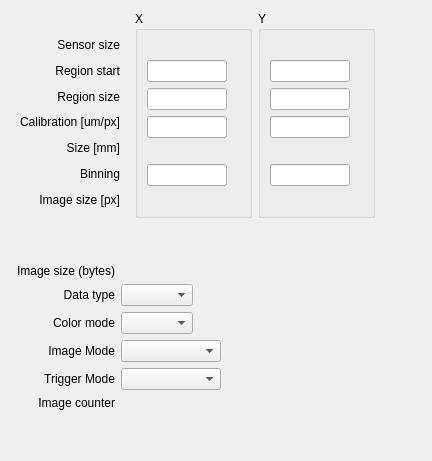
      <widget class="QWidget" name="Readout">
       <attribute name="title">
        <string>Readout</string>
       </attribute>
       <layout class="QGridLayout" name="gridLayout_19">
        <item row="0" column="0" colspan="2">
         <layout class="QGridLayout" name="gridLayout_5">
          <item row="0" column="2">
           <widget class="QGroupBox" name="groupBox_Y">
            <property name="title">
             <string>Y</string>
            </property>
            <layout class="QGridLayout" name="gridLayout_10">
             <item row="2" column="0">
              <widget class="QELineEdit" name="qelineedit_3">
               <property name="sizePolicy">
                <sizepolicy hsizetype="Fixed" vsizetype="Fixed">
                 <horstretch>0</horstretch>
                 <verstretch>0</verstretch>
                </sizepolicy>
               </property>
               <property name="maximumSize">
                <size>
                 <width>80</width>
                 <height>16777215</height>
                </size>
               </property>
               <property name="variable" stdset="0">
                <string>$(P):cam1:MinY</string>
               </property>
               <property name="variableSubstitutions" stdset="0">
                <string>P=13PS7</string>
               </property>
              </widget>
             </item>
             <item row="2" column="1">
              <widget class="QELabel" name="qelabel_15">
               <property name="variable" stdset="0">
                <string>$(P):cam1:MinY_RBV</string>
               </property>
               <property name="variableSubstitutions" stdset="0">
                <string>P=13PS7</string>
               </property>
              </widget>
             </item>
             <item row="3" column="0">
              <widget class="QELineEdit" name="qelineedit_5">
               <property name="maximumSize">
                <size>
                 <width>80</width>
                 <height>16777215</height>
                </size>
               </property>
               <property name="variable" stdset="0">
                <string>$(P):cam1:SizeY</string>
               </property>
               <property name="variableSubstitutions" stdset="0">
                <string>P=13PS7</string>
               </property>
              </widget>
             </item>
             <item row="3" column="1">
              <widget class="QELabel" name="qelabel_17">
               <property name="variable" stdset="0">
                <string>$(P):cam1:SizeY_RBV</string>
               </property>
               <property name="variableSubstitutions" stdset="0">
                <string>P=13PS7</string>
               </property>
              </widget>
             </item>
             <item row="0" column="1">
              <widget class="QELabel" name="qelabel_12">
               <property name="variable" stdset="0">
                <string>$(P):cam1:MaxSizeY_RBV</string>
               </property>
               <property name="variableSubstitutions" stdset="0">
                <string>P=13PS7</string>
               </property>
              </widget>
             </item>
             <item row="7" column="1">
              <widget class="QELabel" name="qelabel_20">
               <property name="variable" stdset="0">
                <string>$(P):cam1:ArraySizeY_RBV</string>
               </property>
               <property name="variableSubstitutions" stdset="0">
                <string>P=13PS7</string>
               </property>
              </widget>
             </item>
             <item row="6" column="0">
              <widget class="QELineEdit" name="qelineedit_2">
               <property name="sizePolicy">
                <sizepolicy hsizetype="Fixed" vsizetype="Fixed">
                 <horstretch>0</horstretch>
                 <verstretch>0</verstretch>
                </sizepolicy>
               </property>
               <property name="maximumSize">
                <size>
                 <width>80</width>
                 <height>16777215</height>
                </size>
               </property>
               <property name="variable" stdset="0">
                <string>$(P):cam1:BinY</string>
               </property>
               <property name="variableSubstitutions" stdset="0">
                <string>P=13PS7</string>
               </property>
              </widget>
             </item>
             <item row="4" column="0">
              <widget class="QELineEdit" name="qelineedit_8">
               <property name="sizePolicy">
                <sizepolicy hsizetype="Fixed" vsizetype="Fixed">
                 <horstretch>0</horstretch>
                 <verstretch>0</verstretch>
                </sizepolicy>
               </property>
               <property name="maximumSize">
                <size>
                 <width>80</width>
                 <height>16777215</height>
                </size>
               </property>
               <property name="variable" stdset="0">
                <string>$(P):cam1:ResolutionY</string>
               </property>
               <property name="variableSubstitutions" stdset="0">
                <string>P=13PS7</string>
               </property>
               <property name="addUnits">
                <bool>false</bool>
               </property>
              </widget>
             </item>
             <item row="6" column="1">
              <widget class="QELabel" name="qelabel_14">
               <property name="variable" stdset="0">
                <string>$(P):cam1:BinY_RBV</string>
               </property>
               <property name="variableSubstitutions" stdset="0">
                <string>P=13PS7</string>
               </property>
              </widget>
             </item>
             <item row="5" column="0">
              <widget class="QELabel" name="qelabel_28">
               <property name="variable" stdset="0">
                <string>$(P):cam1:ScaledSizeY</string>
               </property>
               <property name="variableSubstitutions" stdset="0">
                <string>P=13PS7</string>
               </property>
               <property name="addUnits">
                <bool>false</bool>
               </property>
              </widget>
             </item>
            </layout>
           </widget>
          </item>
          <item row="0" column="1">
           <widget class="QGroupBox" name="groupBox_X">
            <property name="title">
             <string>X</string>
            </property>
            <layout class="QGridLayout" name="gridLayout_9">
             <item row="2" column="1">
              <widget class="QELabel" name="qelabel_16">
               <property name="variable" stdset="0">
                <string>$(P):cam1:MinX_RBV</string>
               </property>
               <property name="variableSubstitutions" stdset="0">
                <string>P=13PS7</string>
               </property>
              </widget>
             </item>
             <item row="3" column="1">
              <widget class="QELabel" name="qelabel_18">
               <property name="variable" stdset="0">
                <string>$(P):cam1:SizeX_RBV</string>
               </property>
               <property name="variableSubstitutions" stdset="0">
                <string>P=13PS7</string>
               </property>
              </widget>
             </item>
             <item row="3" column="0">
              <widget class="QELineEdit" name="qelineedit_6">
               <property name="sizePolicy">
                <sizepolicy hsizetype="Fixed" vsizetype="Fixed">
                 <horstretch>0</horstretch>
                 <verstretch>0</verstretch>
                </sizepolicy>
               </property>
               <property name="maximumSize">
                <size>
                 <width>80</width>
                 <height>16777215</height>
                </size>
               </property>
               <property name="variable" stdset="0">
                <string>$(P):cam1:SizeX</string>
               </property>
               <property name="variableSubstitutions" stdset="0">
                <string>P=13PS7</string>
               </property>
              </widget>
             </item>
             <item row="2" column="0">
              <widget class="QELineEdit" name="qelineedit_4">
               <property name="sizePolicy">
                <sizepolicy hsizetype="Fixed" vsizetype="Fixed">
                 <horstretch>0</horstretch>
                 <verstretch>0</verstretch>
                </sizepolicy>
               </property>
               <property name="maximumSize">
                <size>
                 <width>80</width>
                 <height>16777215</height>
                </size>
               </property>
               <property name="variable" stdset="0">
                <string>$(P):cam1:MinX</string>
               </property>
               <property name="variableSubstitutions" stdset="0">
                <string>P=13PS7</string>
               </property>
              </widget>
             </item>
             <item row="0" column="1">
              <widget class="QELabel" name="qelabel_11">
               <property name="variable" stdset="0">
                <string>$(P):cam1:MaxSizeX_RBV</string>
               </property>
               <property name="variableSubstitutions" stdset="0">
                <string>P=13PS7</string>
               </property>
              </widget>
             </item>
             <item row="6" column="0">
              <widget class="QELineEdit" name="qelineedit">
               <property name="sizePolicy">
                <sizepolicy hsizetype="Fixed" vsizetype="Fixed">
                 <horstretch>0</horstretch>
                 <verstretch>0</verstretch>
                </sizepolicy>
               </property>
               <property name="maximumSize">
                <size>
                 <width>80</width>
                 <height>16777215</height>
                </size>
               </property>
               <property name="variable" stdset="0">
                <string>$(P):cam1:BinX</string>
               </property>
               <property name="variableSubstitutions" stdset="0">
                <string>P=13PS7</string>
               </property>
              </widget>
             </item>
             <item row="7" column="1">
              <widget class="QELabel" name="qelabel_19">
               <property name="variable" stdset="0">
                <string>$(P):cam1:ArraySizeX_RBV</string>
               </property>
               <property name="variableSubstitutions" stdset="0">
                <string>P=13PS7</string>
               </property>
              </widget>
             </item>
             <item row="6" column="1">
              <widget class="QELabel" name="qelabel_13">
               <property name="variable" stdset="0">
                <string>$(P):cam1:BinX_RBV</string>
               </property>
               <property name="variableSubstitutions" stdset="0">
                <string>P=13PS7</string>
               </property>
              </widget>
             </item>
             <item row="4" column="0">
              <widget class="QELineEdit" name="qelineedit_7">
               <property name="sizePolicy">
                <sizepolicy hsizetype="Fixed" vsizetype="Fixed">
                 <horstretch>0</horstretch>
                 <verstretch>0</verstretch>
                </sizepolicy>
               </property>
               <property name="maximumSize">
                <size>
                 <width>80</width>
                 <height>16777215</height>
                </size>
               </property>
               <property name="variable" stdset="0">
                <string>$(P):cam1:ResolutionX</string>
               </property>
               <property name="variableSubstitutions" stdset="0">
                <string>P=13PS7</string>
               </property>
               <property name="addUnits">
                <bool>false</bool>
               </property>
              </widget>
             </item>
             <item row="5" column="0">
              <widget class="QELabel" name="qelabel_22">
               <property name="variable" stdset="0">
                <string>$(P):cam1:ScaledSizeX</string>
               </property>
               <property name="variableSubstitutions" stdset="0">
                <string>P=13PS7</string>
               </property>
               <property name="addUnits">
                <bool>false</bool>
               </property>
              </widget>
             </item>
            </layout>
            <zorder>qelineedit_4</zorder>
            <zorder>qelineedit_6</zorder>
            <zorder>qelabel_16</zorder>
            <zorder>qelabel_18</zorder>
            <zorder>qelabel_11</zorder>
            <zorder>qelabel_19</zorder>
            <zorder>qelineedit</zorder>
            <zorder>qelabel_13</zorder>
            <zorder>qelineedit_7</zorder>
            <zorder>qelabel_22</zorder>
           </widget>
          </item>
          <item row="0" column="0">
           <widget class="QFrame" name="frame_3">
            <layout class="QVBoxLayout" name="verticalLayout_2">
             <property name="spacing">
              <number>7</number>
             </property>
             <property name="topMargin">
              <number>24</number>
             </property>
             <item>
              <widget class="QLabel" name="label_13">
               <property name="text">
                <string>Sensor size</string>
               </property>
               <property name="alignment">
                <set>Qt::AlignRight|Qt::AlignTrailing|Qt::AlignVCenter</set>
               </property>
              </widget>
             </item>
             <item>
              <widget class="QLabel" name="label_15">
               <property name="text">
                <string>Region start</string>
               </property>
               <property name="alignment">
                <set>Qt::AlignRight|Qt::AlignTrailing|Qt::AlignVCenter</set>
               </property>
              </widget>
             </item>
             <item>
              <widget class="QLabel" name="label_16">
               <property name="text">
                <string>Region size</string>
               </property>
               <property name="alignment">
                <set>Qt::AlignRight|Qt::AlignTrailing|Qt::AlignVCenter</set>
               </property>
              </widget>
             </item>
             <item>
              <widget class="QLabel" name="label_39">
               <property name="text">
                <string>Calibration [um/px]</string>
               </property>
               <property name="alignment">
                <set>Qt::AlignRight|Qt::AlignTrailing|Qt::AlignVCenter</set>
               </property>
              </widget>
             </item>
             <item>
              <widget class="QLabel" name="label_40">
               <property name="text">
                <string>Size [mm]</string>
               </property>
               <property name="alignment">
                <set>Qt::AlignRight|Qt::AlignTrailing|Qt::AlignVCenter</set>
               </property>
              </widget>
             </item>
             <item>
              <widget class="QLabel" name="label_14">
               <property name="text">
                <string>Binning</string>
               </property>
               <property name="alignment">
                <set>Qt::AlignRight|Qt::AlignTrailing|Qt::AlignVCenter</set>
               </property>
              </widget>
             </item>
             <item>
              <widget class="QLabel" name="label_19">
               <property name="text">
                <string>Image size [px]</string>
               </property>
               <property name="alignment">
                <set>Qt::AlignRight|Qt::AlignTrailing|Qt::AlignVCenter</set>
               </property>
              </widget>
             </item>
            </layout>
           </widget>
          </item>
         </layout>
        </item>
        <item row="0" column="2">
         <spacer name="horizontalSpacer_6">
          <property name="orientation">
           <enum>Qt::Horizontal</enum>
          </property>
          <property name="sizeHint" stdset="0">
           <size>
            <width>40</width>
            <height>20</height>
           </size>
          </property>
         </spacer>
        </item>
        <item row="1" column="0" colspan="2">
         <spacer name="verticalSpacer_4">
          <property name="orientation">
           <enum>Qt::Vertical</enum>
          </property>
          <property name="sizeHint" stdset="0">
           <size>
            <width>20</width>
            <height>40</height>
           </size>
          </property>
         </spacer>
        </item>
        <item row="3" column="1">
         <layout class="QGridLayout" name="gridLayout_7">
          <item row="1" column="1">
           <widget class="QEComboBox" name="qecombobox_4">
            <property name="sizePolicy">
             <sizepolicy hsizetype="Fixed" vsizetype="Fixed">
              <horstretch>0</horstretch>
              <verstretch>0</verstretch>
             </sizepolicy>
            </property>
            <property name="variable" stdset="0">
             <string>$(P):cam1:DataType</string>
            </property>
            <property name="variableSubstitutions" stdset="0">
             <string>P=13PS7</string>
            </property>
            <property name="subscribe">
             <bool>true</bool>
            </property>
           </widget>
          </item>
          <item row="2" column="1">
           <widget class="QEComboBox" name="qecombobox_5">
            <property name="sizePolicy">
             <sizepolicy hsizetype="Fixed" vsizetype="Fixed">
              <horstretch>0</horstretch>
              <verstretch>0</verstretch>
             </sizepolicy>
            </property>
            <property name="variable" stdset="0">
             <string>$(P):cam1:ColorMode</string>
            </property>
            <property name="variableSubstitutions" stdset="0">
             <string>P=13PS7</string>
            </property>
            <property name="subscribe">
             <bool>true</bool>
            </property>
           </widget>
          </item>
          <item row="2" column="2">
           <widget class="QELabel" name="qelabel_24">
            <property name="variable" stdset="0">
             <string>$(P):cam1:ColorMode_RBV</string>
            </property>
            <property name="variableSubstitutions" stdset="0">
             <string>P=13PS7</string>
            </property>
           </widget>
          </item>
          <item row="0" column="0">
           <widget class="QLabel" name="label_17">
            <property name="text">
             <string>Image size (bytes)</string>
            </property>
            <property name="alignment">
             <set>Qt::AlignRight|Qt::AlignTrailing|Qt::AlignVCenter</set>
            </property>
           </widget>
          </item>
          <item row="0" column="2">
           <widget class="QELabel" name="qelabel_21">
            <property name="variable" stdset="0">
             <string>$(P):cam1:ArraySize_RBV</string>
            </property>
            <property name="variableSubstitutions" stdset="0">
             <string>P=13PS7</string>
            </property>
           </widget>
          </item>
          <item row="2" column="0">
           <widget class="QLabel" name="label_22">
            <property name="text">
             <string>Color mode</string>
            </property>
            <property name="alignment">
             <set>Qt::AlignRight|Qt::AlignTrailing|Qt::AlignVCenter</set>
            </property>
           </widget>
          </item>
          <item row="4" column="0">
           <widget class="QLabel" name="label_28">
            <property name="text">
             <string>Trigger Mode</string>
            </property>
            <property name="alignment">
             <set>Qt::AlignRight|Qt::AlignTrailing|Qt::AlignVCenter</set>
            </property>
           </widget>
          </item>
          <item row="4" column="2">
           <widget class="QELabel" name="qelabel_30">
            <property name="variable" stdset="0">
             <string>$(P):cam1:TriggerMode_RBV</string>
            </property>
            <property name="variableSubstitutions" stdset="0">
             <string>P=13PS7</string>
            </property>
           </widget>
          </item>
          <item row="4" column="1">
           <widget class="QEComboBox" name="qecombobox_3">
            <property name="sizePolicy">
             <sizepolicy hsizetype="Fixed" vsizetype="Fixed">
              <horstretch>0</horstretch>
              <verstretch>0</verstretch>
             </sizepolicy>
            </property>
            <property name="minimumSize">
             <size>
              <width>100</width>
              <height>0</height>
             </size>
            </property>
            <property name="variable" stdset="0">
             <string>$(P):cam1:TriggerMode</string>
            </property>
            <property name="variableSubstitutions" stdset="0">
             <string>P=13PS7</string>
            </property>
            <property name="subscribe">
             <bool>true</bool>
            </property>
           </widget>
          </item>
          <item row="3" column="0">
           <widget class="QLabel" name="label_20">
            <property name="text">
             <string>Image Mode</string>
            </property>
            <property name="alignment">
             <set>Qt::AlignRight|Qt::AlignTrailing|Qt::AlignVCenter</set>
            </property>
           </widget>
          </item>
          <item row="3" column="1">
           <widget class="QEComboBox" name="qecombobox_6">
            <property name="sizePolicy">
             <sizepolicy hsizetype="Fixed" vsizetype="Fixed">
              <horstretch>0</horstretch>
              <verstretch>0</verstretch>
             </sizepolicy>
            </property>
            <property name="minimumSize">
             <size>
              <width>100</width>
              <height>0</height>
             </size>
            </property>
            <property name="variable" stdset="0">
             <string>$(P):cam1:ImageMode</string>
            </property>
            <property name="variableSubstitutions" stdset="0">
             <string>P=13PS7</string>
            </property>
            <property name="subscribe">
             <bool>true</bool>
            </property>
           </widget>
          </item>
          <item row="3" column="2">
           <widget class="QELabel" name="qelabel_29">
            <property name="variable" stdset="0">
             <string>$(P):cam1:ImageMode_RBV</string>
            </property>
            <property name="variableSubstitutions" stdset="0">
             <string>P=13PS7</string>
            </property>
           </widget>
          </item>
          <item row="1" column="2">
           <widget class="QELabel" name="qelabel_23">
            <property name="variable" stdset="0">
             <string>$(P):cam1:DataType_RBV</string>
            </property>
            <property name="variableSubstitutions" stdset="0">
             <string>P=13PS7</string>
            </property>
           </widget>
          </item>
          <item row="1" column="0">
           <widget class="QLabel" name="label_21">
            <property name="text">
             <string>Data type</string>
            </property>
            <property name="alignment">
             <set>Qt::AlignRight|Qt::AlignTrailing|Qt::AlignVCenter</set>
            </property>
           </widget>
          </item>
          <item row="5" column="0">
           <widget class="QLabel" name="label_26">
            <property name="text">
             <string>Image counter</string>
            </property>
            <property name="alignment">
             <set>Qt::AlignRight|Qt::AlignTrailing|Qt::AlignVCenter</set>
            </property>
           </widget>
          </item>
          <item row="5" column="2">
           <widget class="QELabel" name="qelabel_10">
            <property name="sizePolicy">
             <sizepolicy hsizetype="Expanding" vsizetype="Preferred">
              <horstretch>0</horstretch>
              <verstretch>0</verstretch>
             </sizepolicy>
            </property>
            <property name="variable" stdset="0">
             <string>$(P):cam1:ArrayCounter_RBV</string>
            </property>
            <property name="variableSubstitutions" stdset="0">
             <string>P=13PS7</string>
            </property>
           </widget>
          </item>
         </layout>
        </item>
        <item row="4" column="1" colspan="2">
         <spacer name="verticalSpacer_5">
          <property name="orientation">
           <enum>Qt::Vertical</enum>
          </property>
          <property name="sizeHint" stdset="0">
           <size>
            <width>20</width>
            <height>40</height>
           </size>
          </property>
         </spacer>
        </item>
       </layout>
      </widget>
